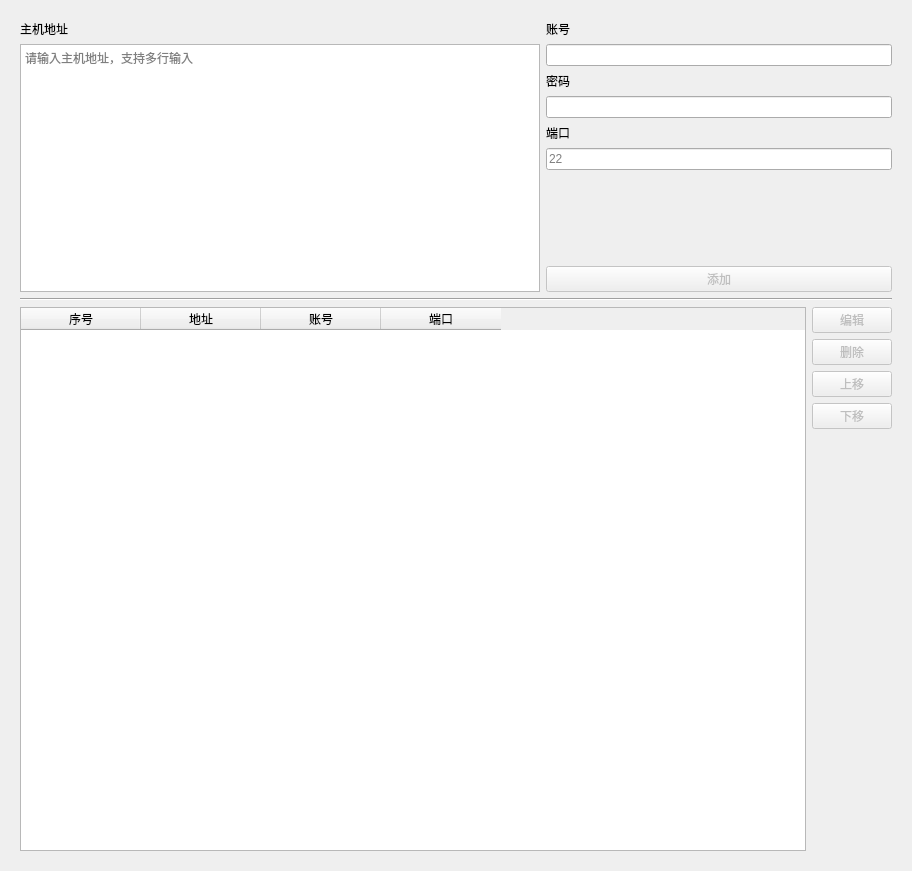
<?xml version="1.0" encoding="UTF-8"?>
<ui version="4.0">
 <class>SettingWidget</class>
 <widget class="QWidget" name="SettingWidget">
  <property name="geometry">
   <rect>
    <x>0</x>
    <y>0</y>
    <width>912</width>
    <height>871</height>
   </rect>
  </property>
  <property name="minimumSize">
   <size>
    <width>600</width>
    <height>800</height>
   </size>
  </property>
  <property name="windowTitle">
   <string>Form</string>
  </property>
  <layout class="QVBoxLayout" name="verticalLayout_4">
   <item>
    <widget class="QWidget" name="widget" native="true">
     <property name="minimumSize">
      <size>
       <width>600</width>
       <height>800</height>
      </size>
     </property>
     <layout class="QVBoxLayout" name="verticalLayout_3" stretch="1,0,2">
      <item>
       <layout class="QHBoxLayout" name="horizontalLayout_2" stretch="3,2">
        <item>
         <layout class="QVBoxLayout" name="verticalLayout_5">
          <item>
           <widget class="QLabel" name="label_4">
            <property name="text">
             <string>主机地址</string>
            </property>
           </widget>
          </item>
          <item>
           <widget class="QPlainTextEdit" name="edtHosts">
            <property name="placeholderText">
             <string>请输入主机地址，支持多行输入</string>
            </property>
           </widget>
          </item>
         </layout>
        </item>
        <item>
         <layout class="QVBoxLayout" name="verticalLayout_2">
          <item>
           <layout class="QVBoxLayout" name="verticalLayout_6">
            <item>
             <widget class="QLabel" name="label">
              <property name="text">
               <string>账号</string>
              </property>
             </widget>
            </item>
            <item>
             <widget class="QLineEdit" name="edtAccount"/>
            </item>
            <item>
             <widget class="QLabel" name="label_2">
              <property name="text">
               <string>密码</string>
              </property>
             </widget>
            </item>
            <item>
             <widget class="QLineEdit" name="edtPassword">
              <property name="text">
               <string/>
              </property>
              <property name="echoMode">
               <enum>QLineEdit::Password</enum>
              </property>
             </widget>
            </item>
            <item>
             <widget class="QLabel" name="label_3">
              <property name="text">
               <string>端口</string>
              </property>
             </widget>
            </item>
            <item>
             <widget class="QLineEdit" name="edtPort">
              <property name="text">
               <string/>
              </property>
              <property name="placeholderText">
               <string>22</string>
              </property>
             </widget>
            </item>
            <item>
             <spacer name="verticalSpacer_2">
              <property name="orientation">
               <enum>Qt::Vertical</enum>
              </property>
              <property name="sizeHint" stdset="0">
               <size>
                <width>20</width>
                <height>40</height>
               </size>
              </property>
             </spacer>
            </item>
           </layout>
          </item>
          <item>
           <widget class="QPushButton" name="btnAdd">
            <property name="enabled">
             <bool>false</bool>
            </property>
            <property name="text">
             <string>添加</string>
            </property>
            <property name="checkable">
             <bool>false</bool>
            </property>
            <property name="autoDefault">
             <bool>false</bool>
            </property>
            <property name="default">
             <bool>false</bool>
            </property>
            <property name="flat">
             <bool>false</bool>
            </property>
           </widget>
          </item>
         </layout>
        </item>
       </layout>
      </item>
      <item>
       <widget class="Line" name="line">
        <property name="orientation">
         <enum>Qt::Horizontal</enum>
        </property>
       </widget>
      </item>
      <item>
       <layout class="QHBoxLayout" name="horizontalLayout">
        <item>
         <widget class="QTableWidget" name="tvClients">
          <attribute name="horizontalHeaderVisible">
           <bool>true</bool>
          </attribute>
          <attribute name="horizontalHeaderDefaultSectionSize">
           <number>120</number>
          </attribute>
          <attribute name="horizontalHeaderShowSortIndicator" stdset="0">
           <bool>false</bool>
          </attribute>
          <attribute name="verticalHeaderVisible">
           <bool>false</bool>
          </attribute>
          <attribute name="verticalHeaderStretchLastSection">
           <bool>false</bool>
          </attribute>
          <column>
           <property name="text">
            <string>序号</string>
           </property>
          </column>
          <column>
           <property name="text">
            <string>地址</string>
           </property>
          </column>
          <column>
           <property name="text">
            <string>账号</string>
           </property>
          </column>
          <column>
           <property name="text">
            <string>端口</string>
           </property>
          </column>
         </widget>
        </item>
        <item>
         <layout class="QVBoxLayout" name="verticalLayout">
          <item>
           <widget class="QPushButton" name="btnEdit">
            <property name="enabled">
             <bool>false</bool>
            </property>
            <property name="text">
             <string>编辑</string>
            </property>
           </widget>
          </item>
          <item>
           <widget class="QPushButton" name="btnRemove">
            <property name="enabled">
             <bool>false</bool>
            </property>
            <property name="text">
             <string>删除</string>
            </property>
           </widget>
          </item>
          <item>
           <widget class="QPushButton" name="btnMoveUp">
            <property name="enabled">
             <bool>false</bool>
            </property>
            <property name="text">
             <string>上移</string>
            </property>
           </widget>
          </item>
          <item>
           <widget class="QPushButton" name="btnMoveDown">
            <property name="enabled">
             <bool>false</bool>
            </property>
            <property name="text">
             <string>下移</string>
            </property>
           </widget>
          </item>
          <item>
           <spacer name="verticalSpacer">
            <property name="orientation">
             <enum>Qt::Vertical</enum>
            </property>
            <property name="sizeHint" stdset="0">
             <size>
              <width>20</width>
              <height>40</height>
             </size>
            </property>
           </spacer>
          </item>
         </layout>
        </item>
       </layout>
      </item>
     </layout>
    </widget>
   </item>
  </layout>
 </widget>
 <resources/>
 <connections/>
</ui>
